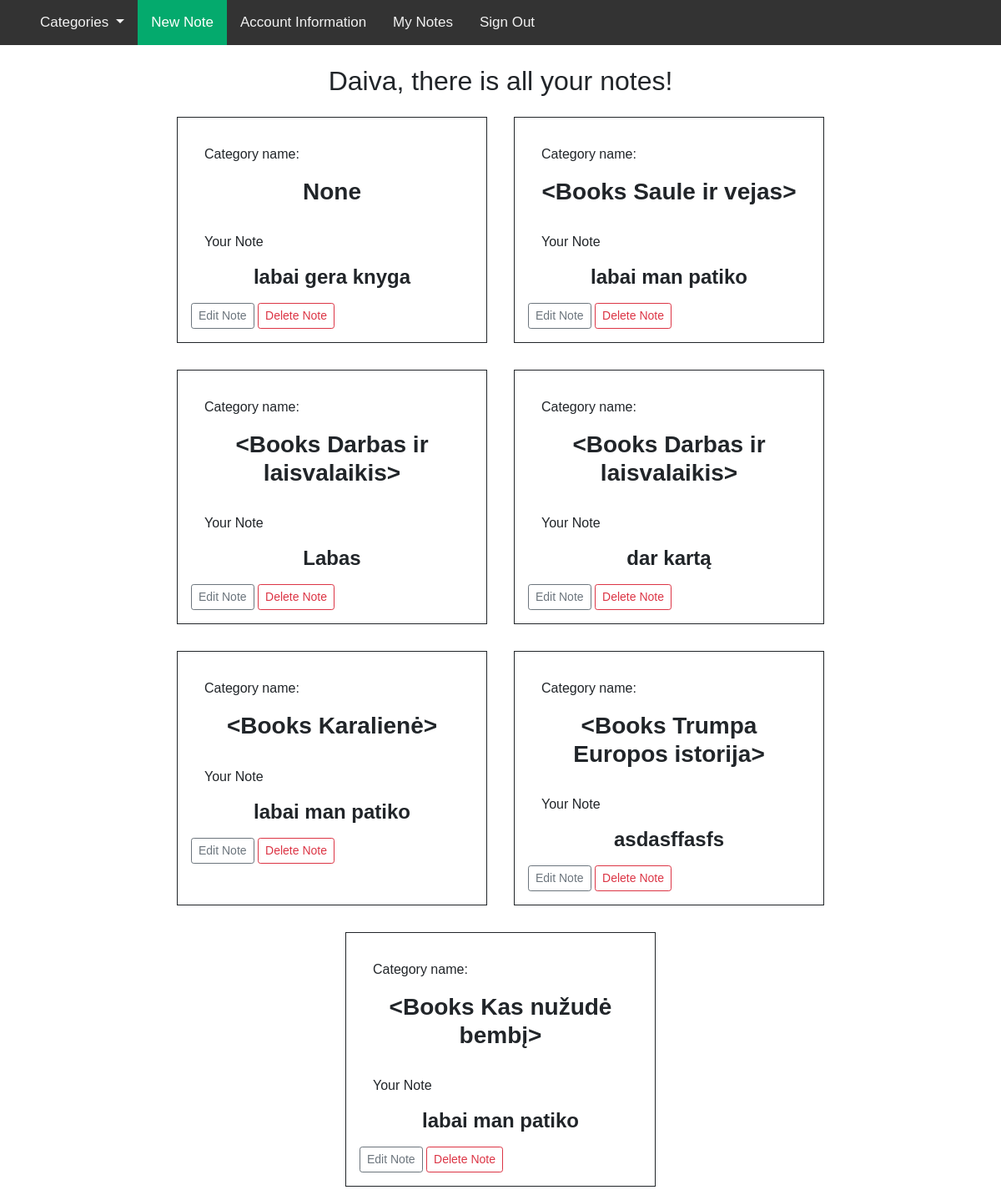
The page /read_review (signed in) on the database its author committed.
### main.py (models this page shows, shortened)
class User(db.Model, UserMixin):
    __tablename__ = 'user'
    id = db.Column(db.Integer, primary_key=True)
    first_name = db.Column(db.Integer, nullable=False)
    last_name = db.Column(db.String(100), nullable=False)
    email_address = db.Column(db.String(100), nullable=False, unique=True)
    password = db.Column(db.String(100), nullable=False)
    is_admin = db.Column(db.Boolean, nullable=False, default=False)

class Review(db.Model):
    __tablename__ = 'review'
    id = db.Column(db.Integer, primary_key=True)
    date_posted = db.Column(db.DateTime, nullable=False, default=datetime.utcnow)
    content = db.Column(db.Text, nullable=False)
    user_id = db.Column(db.Integer, db.ForeignKey('user.id'), nullable=False)
    user = db.relationship("User")
    books_id = db.Column(db.Integer, db.ForeignKey('books.id'))
    book_name = db.relationship("Books")

class Books(db.Model):
    __tablename__ = 'books'
    id = db.Column(db.Integer, primary_key=True)
    book_name = db.Column(db.String(100), nullable=False)
    image_file = db.Column(db.String(20), nullable=False, default='default.jpg')
    user_id = db.Column(db.Integer, db.ForeignKey("user.id"))
    user = db.relationship("User")
    author_id = db.Column(db.Integer, db.ForeignKey("author.id"))
    author = db.relationship("Author")
    review = db.relationship('Review', backref='books')
    def __repr__(self):
        return f'<Books {self.book_name}>'

### main.py (the view)
@app.route('/read_review')
@login_required
def read_review():
    try:
        reviews = Review.query.all()
    except:
        reviews = []
    return render_template("read_review.html", reviews=reviews)

### main.py (called while the page is built)
@login_manager.user_loader
def load_user(user_id):
    return User.query.get(user_id)

### templates/read_review.html (shortened to what this page needs)
{% extends "base.html" %}
{% block content %}
<div class="text-center">
    <h2 class="account-heading">{{ current_user.first_name }}, there is all your notes!</h2>
</div>
<div class="content d-flex flex-wrap justify-content-center">
    {% for review in reviews %}
    {% if review.user.id == current_user.id %}
    <div class="col-5 col-sm-4 p-3 m-3 border border-dark">
        <div class="m-3">
            <p>Category name:</p>
            <h3 class="text-center"><strong>{{ review.book_name }}</strong></h3>
            <p>Your Note</p>
            <h4 class="text-center"><strong>{{ review.content }}</strong></h4>
        </div>
        <a href="{{ url_for('edit_review', id=review.id)}}" class="btn btn-outline-secondary btn-sm">Edit Note</a>
        <a href="{{ url_for('delete_review', id=review.id)}}" class="btn btn-outline-danger btn-sm">Delete Note</a>
    </div>
    {% endif %}
    {% endfor %}
</div>
{% endblock %}

### templates/base.html (style rules this page uses)
body { margin: 0; font-family: Arial, Helvetica, sans-serif; }

### rows shown on the page
User: first_name "Daiva"
Review: book_name "None", content "labai gera knyga"
Review: book_name "<Books Saule ir vejas>", content "labai man patiko"
Review: book_name "<Books Darbas ir laisvalaikis>", content "Labas"
Review: book_name "<Books Darbas ir laisvalaikis>", content "dar kartą"
Review: book_name "<Books Karalienė>", content "labai man patiko"
Review: book_name "<Books Trumpa Europos istorija>", content "asdasffasfs"
Review: book_name "<Books Kas nužudė bembį>", content "labai man patiko"
